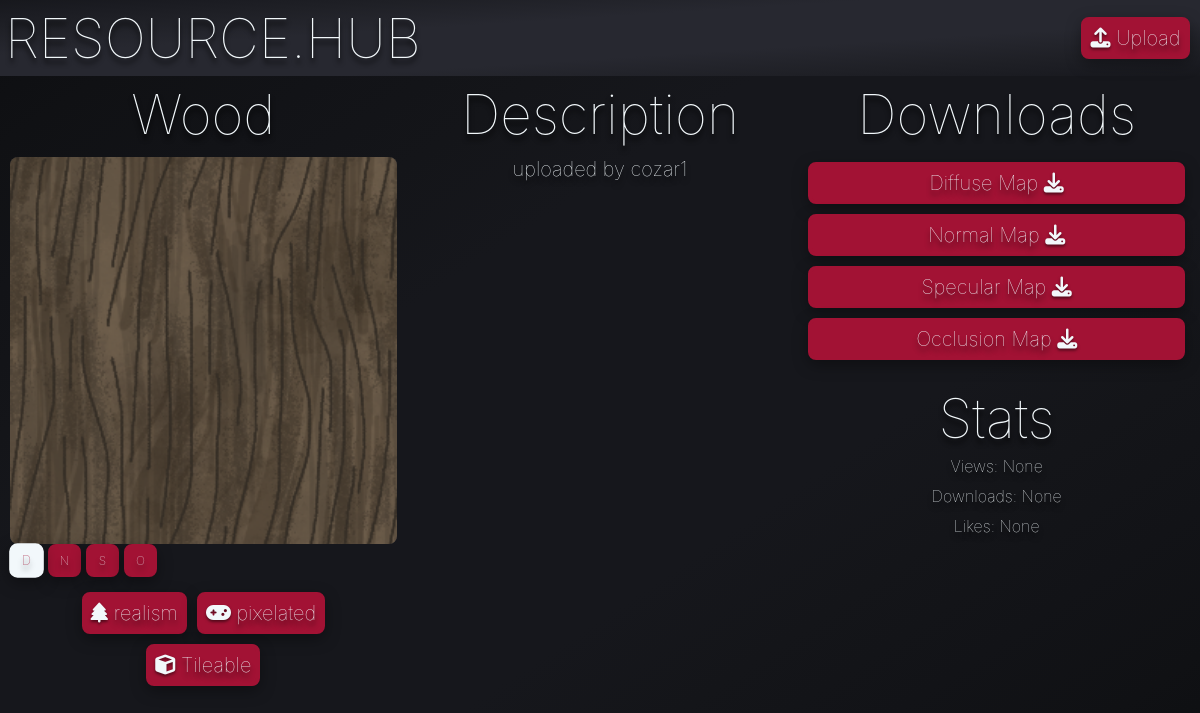
Page /asset/2 on the committed database.
### tables this page shows
CREATE TABLE asset (ID INTEGER PRIMARY KEY, name TEXT, description TEXT, views INTEGER, downloads INTEGER, likes INTEGER, resolution TEXT);

CREATE TABLE Tag (ID INTEGER PRIMARY KEY, name TEXT, icon TEXT);

### app.py (the view)
@app.route('/asset/<int:id>')
def asset(id):
    asset_rows = query("SELECT id,name,views,downloads,likes,description FROM asset WHERE ID = ?", (id,))
    if not asset_rows:
        return render_template('404.html', error="404 Not Found: Asset does not exist."), 404
    query("UPDATE asset SET views = COALESCE(views, 0) + 1 WHERE ID = ?", (id,), commit=True)
    assettags = query("SELECT name,icon FROM Tag WHERE ID IN (SELECT Tag_ID FROM assetTags WHERE Model_ID = ?)", (id,))
    available_downloads = []
    for suffix in ['d', 'n', 's', 'o']:
        file_path = os.path.join(app.config["UPLOAD_FOLDER"], f"{id}{suffix}.png")
        if os.path.exists(file_path):
            available_downloads.append(suffix)
    return render_template('asset.html', show_navbar=False, asset=asset_rows, assettags=assettags, available_downloads=available_downloads)

### app.py (called while the page is built)
def query(query, param=(), commit=False):
    with sqlite3.connect("database.db") as conn:
        cur = conn.cursor()
        cur.execute(query, param)
        if commit:
            conn.commit()
            return cur.lastrowid
        else:
            return cur.fetchall()

### templates/asset.html (shortened to what this page needs)
{% extends "template.html" %}
{% block content %}
<div class="grid-3">
<h1>{{asset[0][1]}}</h1>
<h1>Description</h1>
<h1>Downloads</h1>
</div>
<div class="grid-3">
    <div class="vertical_align">
        {% set default_type = available_downloads[0] if available_downloads else None %}
        <img id="asset-preview-img" class="image" src="{% if default_type %}/static/images/{{asset[0][0]}}{{default_type}}.png{% else %}/static/images/placeholder.png{% endif %}">
        <div class="img-types">
            {% if available_downloads %}
                {% for suffix in available_downloads %}
                <div class="button img-type-btn" data-type="{{suffix}}" data-asset-id="{{asset[0][0]}}">{{suffix.upper()}}</div>
                {% endfor %}
            {% endif %}
        </div>
        <div class="tag-grid">
            {% for tag in assettags %}
            <span class="button"><i class="{{tag[1]}}"></i> {{ tag[0] }}</span>
            {% endfor %}
        </div>
    </div>
    <div class="vertical_align">
        <h2>{{asset[0][5] | safe}}</h2>
    </div>
    <div class="vertical_align">
        {% if available_downloads %}
            {% for suffix in available_downloads %}
                {% if suffix == 'd' %}
                    <a class="button" href="/download/{{asset[0][0]}}/d">Diffuse Map <i class="fa-solid fa-download"></i></a>
                {% elif suffix == 'n' %}
                    <a class="button" href="/download/{{asset[0][0]}}/n">Normal Map <i class="fa-solid fa-download"></i></a>
                {% elif suffix == 's' %}
                    <a class="button" href="/download/{{asset[0][0]}}/s">Specular Map <i class="fa-solid fa-download"></i></a>
                {% elif suffix == 'o' %}
                    <a class="button" href="/download/{{asset[0][0]}}/o">Occlusion Map <i class="fa-solid fa-download"></i></a>
                {% endif %}
            {% endfor %}
        {% else %}
            <p>No downloadable files available.</p>
        {% endif %}
        <br>
        <h1>Stats</h1>
        <p>Views: {{asset[0][2]}}</p>
        <p>Downloads: {{asset[0][3]}}</p>
        <p>Likes: {{asset[0][4]}}</p>
    </div>
</div>
{% endblock %}

### static/style.css (style rules this page uses)
:root { --primary-color: #18191F; --secondary-color: #2C2E37; --accent-color: #a21234; --primary-font-color: #F2F8FB; --secondary-font-color: #18191F; --shadow-color: black; --font-family: 'inter', sans-serif; --border-radius: 8px; --margin: 5px; --padding: 5px; --small-font-size: 16px; --medium-font-size: 20px; --large-font-size: 55px; }
* { font-family: var(--font-family); font-weight: 100; text-decoration: none; text-shadow: 0 5px 5px rgba(0, 0, 0, 1); color: var(--primary-font-color); }
body { background-image: linear-gradient(to right bottom, #0d0e11, #101114, #121317, #141519, #16171c, #16171c, #16171c, #16171c, #141519, #121317, #101114, #0d0e11); margin: 0px; }
.vertical_align { display: flex; flex-direction: column; justify-content: top; text-align: center; margin: var(--margin) }
.img-types { display: flex; gap: 5px; align-self: flex-start; margin-bottom: 5px; }
.img-types .button { width: 25px; height: 25px; margin: 0; padding: 0; display: flex; align-items: center; justify-content: center; font-size: 12px; cursor: pointer; transition: all 0.2s ease; }
.img-types .button.active { background-color: var(--primary-font-color); color: var(--accent-color); border-color: var(--primary-font-color); transform: scale(1.05); }
.grid-3 { text-align: center; display: grid; grid-template-columns: 1fr 1fr 1fr; margin: var(--margin); }
.button { font-size: var(--medium-font-size); color: var(--primary-font-color); border: 4px solid var(--accent-color); border-radius: var(--border-radius); padding: var(--padding); margin: var(--margin); background-color: var(--accent-color); text-align: center; transition-duration: 0.3s; box-shadow: 0 5px 15px rgba(0, 0, 0, 0.35); }
h1 { margin: 0px; font-size: var(--large-font-size) }
h2 { margin: 0px; font-size: var(--medium-font-size); }
p { margin: 5px; font-size: var(--small-font-size); }
.image { width: 100%; height: auto; display: block; border-radius: var(--border-radius); object-fit: contain; background-color: var(--secondary-color); box-shadow: inset 0 0 50px rgba(0, 0, 0, 0.3); }
i { text-shadow: 0 2px 3px rgba(0, 0, 0, 0.5); }
.button.active { background-color: var(--primary-font-color); color: var(--accent-color); border-color: var(--primary-font-color); }
.tag-grid { display: flex; flex-wrap: wrap; justify-content: center; margin: var(--margin); }
.tag-grid .button { margin: var(--margin); }

### rows in the picture
asset: name "Wood", description "uploaded by cozar1"
Tag: name "realism"
Tag: name "pixelated"
Tag: name "Tileable"

### other values in the picture
{{ suffix.upper() }} "D" "N" "S" "O"
{{ asset[0][2] }} "None"
{{ asset[0][3] }} "None"
{{ asset[0][4] }} "None"
